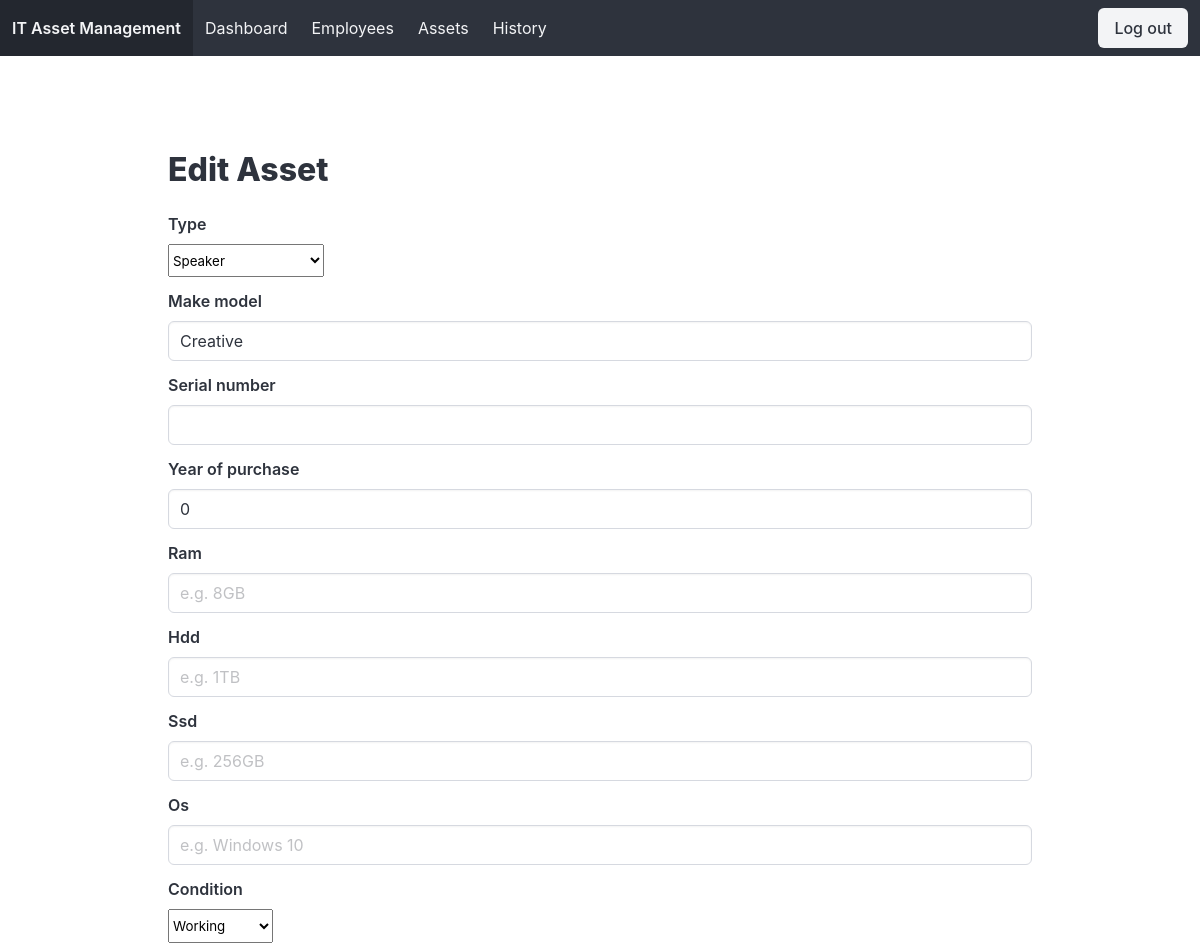
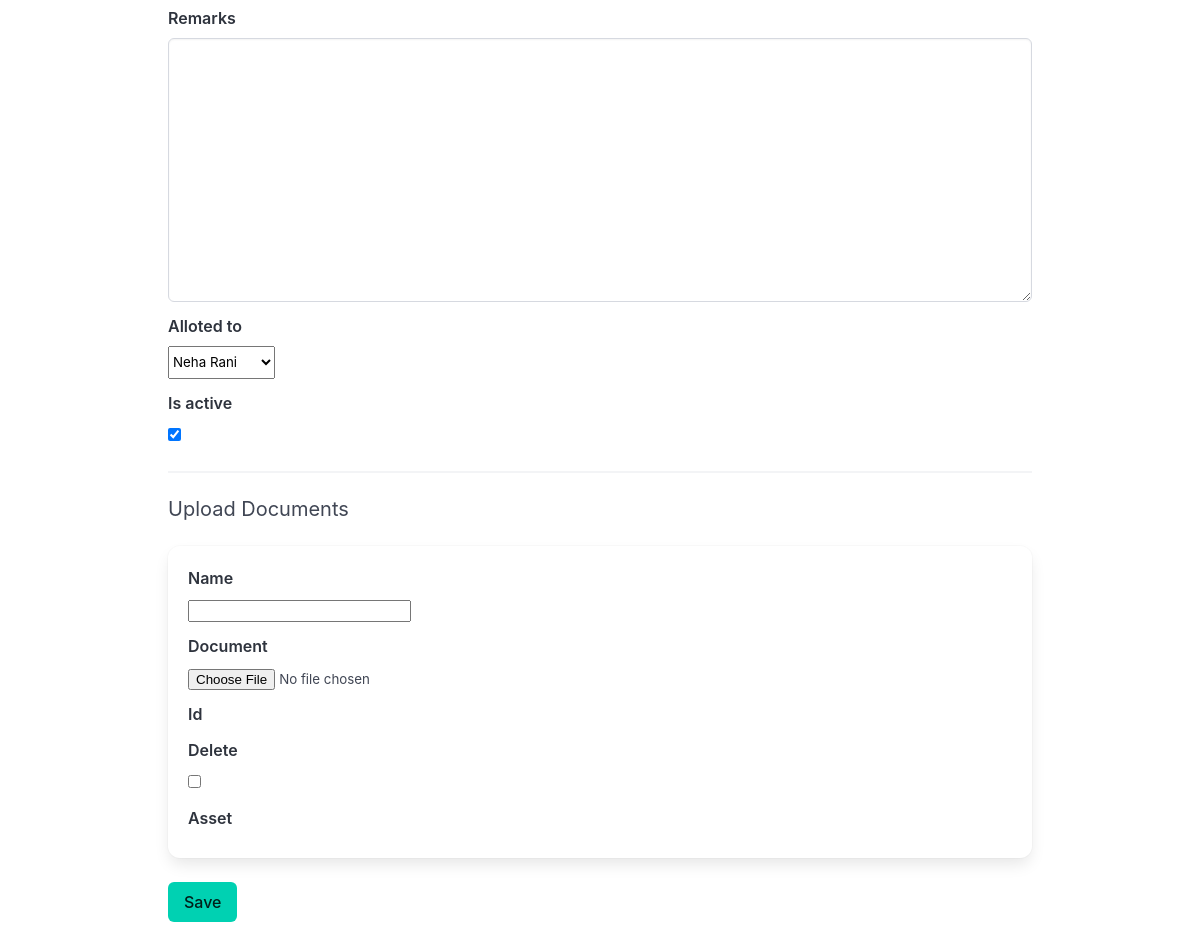
The app's page /assets/38/edit/ (signed in) with its own data (2 pictures, top to bottom).
### assets/models.py (models this page shows, shortened)
class Asset(models.Model):
    asset_tag = models.UUIDField(default=uuid.uuid4, editable=False, unique=True)
    type = models.ForeignKey(AssetType, on_delete=models.CASCADE, related_name="assets")
    make_model = models.CharField(max_length=200)
    serial_number = models.CharField(max_length=100, blank=True, null=True)
    year_of_purchase = models.PositiveIntegerField()
    ram = models.CharField(max_length=100, blank=True, null=True)
    hdd = models.CharField(max_length=100, blank=True, null=True)
    ssd = models.CharField(max_length=100, blank=True, null=True)
    os = models.CharField(max_length=100, blank=True, null=True)
    condition = models.CharField(
        max_length=20, choices=CONDITION_CHOICES, default="working"
    )
    remarks = models.TextField(blank=True, null=True)
    is_active = models.BooleanField(default=True)
    alloted_to = models.ForeignKey(
        Employee,
        on_delete=models.SET_NULL,
        null=True,
        blank=True,
        related_name="assets",
    )
    created_at = models.DateTimeField(auto_now_add=True)
    class Meta:
        ordering = ["-created_at"]

### assets/views/asset.py (the view)
# urls.py: path("assets/<int:pk>/edit/", asset_update, name="asset_update"),
@login_required
def asset_update(request, pk):
    asset = get_object_or_404(Asset, pk=pk)
    if request.method == "POST":
        form = AssetForm(request.POST, instance=asset)
        formset = AssetDocumentFormSet(request.POST, request.FILES, instance=asset)
        if form.is_valid() and formset.is_valid():
            form.save()
            formset.save()
            messages.success(request, "Asset updated successfully.")
            return redirect("asset_detail", pk=asset.pk)
    else:
        form = AssetForm(instance=asset)
        formset = AssetDocumentFormSet(instance=asset)
    return render(
        request,
        "assets/asset_form.html",
        {"form": form, "formset": formset, "form_title": "Edit Asset"},
    )

### assets/models.py (called while the page is built)
    def __str__(self):
        return self.get_full_name()

    def get_full_name(self):
        return f"{self.first_name} {self.last_name}"

    def __str__(self):
        return f"{self.name} ({self.category})" if self.category else self.name

### common/current_user.py (called while the page is built)
def set_current_user(user):
    _local.user = user

def clear_current_user():
    if hasattr(_local, "user"):
        del _local.user

    def __call__(self, request):
        set_current_user(getattr(request, "user", None))
        response = self.get_response(request)
        clear_current_user()
        return response

### assets/templates/assets/asset_form.html (shortened to what this page needs)
{% extends 'base.html' %}
{% block content %}
<section class="section">
  <div class="container">
    <h1 class="title">{{ form_title }}</h1>
    <form method="post" enctype="multipart/form-data">
      {% for field in form %}
      <div class="field">
        <label class="label">{{ field.label }}</label>
        <div class="control">
          {{ field }}
        </div>
      </div>
      {% endfor %}
      <hr>
      <h2 class="subtitle">Upload Documents</h2>
      {% for doc_form in formset %}
        <div class="box">
          {% for field in doc_form %}
            <div class="field">
              <label class="label">{{ field.label }}</label>
              <div class="control">
                {{ field }}
              </div>
            </div>
          {% endfor %}
        </div>
      {% endfor %}
      <div class="control">
        <button type="submit" class="button is-primary">Save</button>
      </div>
    </form>
  </div>
</section>
{% endblock %}

### records on screen
Asset: form "Speaker" "Creative" "0" "Working" "Neha Rani" "☑"

### other values on screen
{{ field.label }} "Type" "Make model" "Serial number" "Year of purchase" "Ram" "Hdd" "Ssd" "Os" "Condition" "Remarks" "Alloted to" "Is active"
{{ field.label }} "Name" "Document" "Id" "Delete" "Asset"
